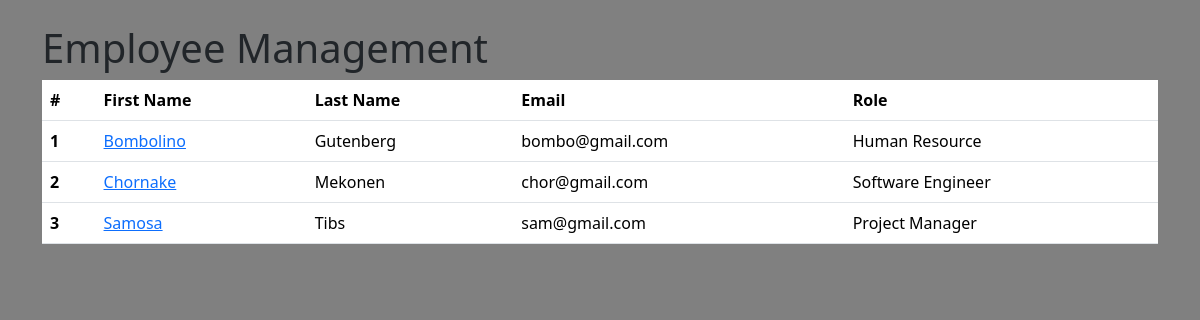
Before: / with the older database file.
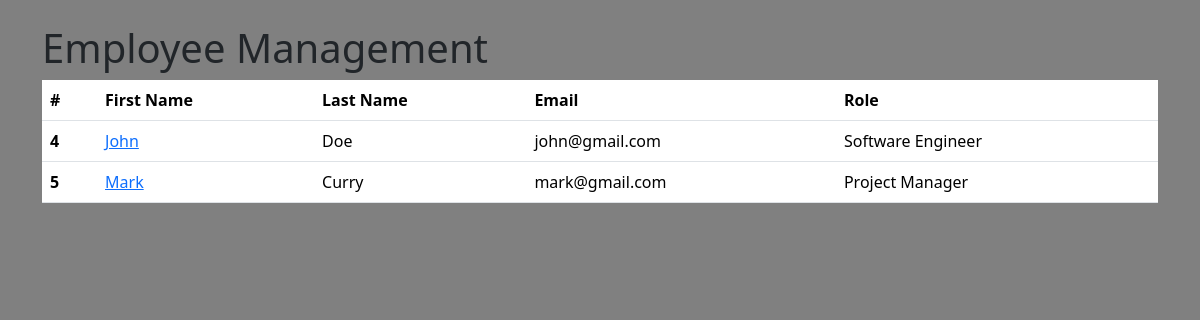
After: the same page with the newer database file.
### employees/models.py (models this page shows, shortened)
class Employee(models.Model):
    first_name = models.CharField(max_length=50)
    last_name = models.CharField(max_length=50)
    role = models.CharField(max_length=100)
    photo = models.ImageField(upload_to='images')
    email = models.CharField(max_length=60, unique=True)
    phone = models.CharField(max_length=15)
    address = models.CharField(max_length=100)
    created_at = models.DateTimeField(auto_now_add=True)
    updated_at = models.DateTimeField(auto_now=True)

### employee_management_site/views.py (the view)
# urls.py: 2. Add a URL to urlpatterns:  path('', views.home, name='home')
def home(request):
    employees = Employee.objects.all()
    context = {
        'employees' : employees,
    }
    return render(request, 'home.html', context)

### templates/home.html (shortened to what this page needs)
{% load static %}
<!DOCTYPE html>
<html lang="en">
<head>
    <link href="https://cdn.jsdelivr.net/npm/bootstrap@5.3.2/dist/css/bootstrap.min.css" rel="stylesheet">
    <link rel="stylesheet" href= "{% static 'css/styles.css' %}" />
</head>
<body>
    <div class="container">
        <h1 class="pt-4 m-10">Employee Management</h1>
        <table class="table">
          <thead>
            <tr>
              <th scope="col">#</th>
              <th scope="col">First Name</th>
              <th scope="col">Last Name</th>
              <th scope="col">Email</th>
              <th scope="col">Role</th>
            </tr>
          </thead>
          <tbody>
              {%for e in employees%}
              <tr>
                <th scope="row">{{e.id}}</th>
                  <td><a href="{% url 'employee_details' e.id  %}">{{e.first_name}}</a></td>
                  <td>{{e.last_name}}</td>
                  <td>{{e.email}}</td>
                  <td>{{e.role}}</td>
                </tr>
              {%endfor%}
            </tbody>
          </table>
    </div>
</body>
</html>

### employee_management_site/static/css/styles.css (style rules this page uses)
body { background-color: gray; }

Changed rows visible on the page:
removed Employee: id "1", first_name "Bombolino", last_name "Gutenberg", email "bombo@gmail.com", role "Human Resource"
removed Employee: id "2", first_name "Chornake", last_name "Mekonen", email "chor@gmail.com", role "Software Engineer"
removed Employee: id "3", first_name "Samosa", last_name "Tibs", email "sam@gmail.com", role "Project Manager"
added Employee: id "4", first_name "John", last_name "Doe", email "john@gmail.com", role "Software Engineer"
added Employee: id "5", first_name "Mark", last_name "Curry", email "mark@gmail.com", role "Project Manager"
